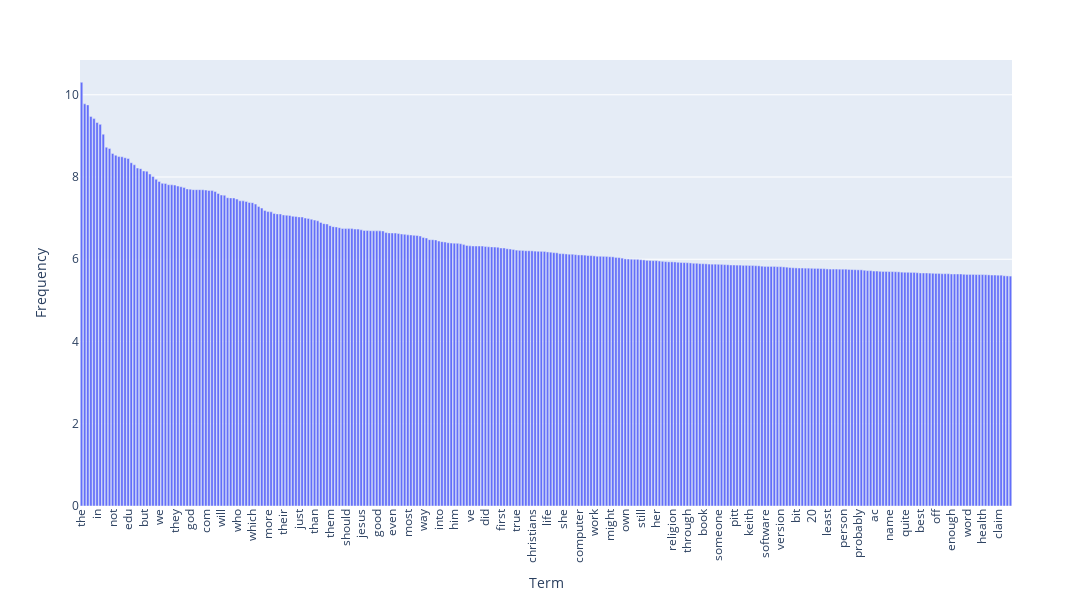

Notebook code for this chart:
### Markdown cell above
### >>> **Exercise 15 (take home):** 
You can copy the code from the previous exercise and change the 'term_frequencies' variable for the 'term_frequencies_log', comment about the differences that you observe and talk about other possible insights that we can get from a log distribution.

### Code cell
df_terms = pd.DataFrame({
    "term": count_vect.get_feature_names_out(),
    "frequency": term_frequencies_log
})

# sort by frequency (descending)
df_terms = df_terms.sort_values("frequency", ascending=False)
df_terms_sorted = df_terms[:300]

# plot sorted bar chart
fig = px.bar(df_terms_sorted,
             x="term",
             y="frequency",
             labels={"term": "Term", "frequency": "Frequency"})

fig.update_layout(xaxis_tickangle=-90, height=600, width=1200)
fig.show()

### Figure 1 — Plotly figure (JSON) as saved in the notebook; plotly's stock layout.template omitted (floating-point values rounded to 4 significant figures; data arrays with more than 128 entries replaced by an {"elided": "..."} marker saying what was removed)
{"data": [{"hovertemplate": "Term=%{x}<br>Frequency=%{y}<extra></extra>", "legendgroup": "", "marker": {"color": "#636efa", "pattern": {"shape": ""}}, "name": "", "orientation": "v", "showlegend": false, "textposition": "auto", "type": "bar", "x": {"elided": "300 str values"}, "xaxis": "x", "y": {"elided": "300 float values"}, "yaxis": "y"}], "layout": {"barmode": "relative", "height": 600, "legend": {"tracegroupgap": 0}, "margin": {"t": 60}, "width": 1200, "xaxis": {"anchor": "y", "domain": [0, 1], "tickangle": -90, "title": {"text": "Term"}}, "yaxis": {"anchor": "x", "domain": [0, 1], "title": {"text": "Frequency"}}}}
